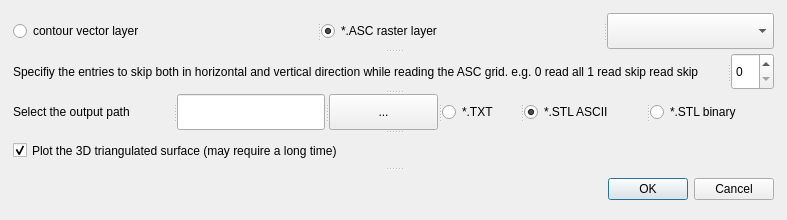
<?xml version="1.0" encoding="UTF-8"?>
<ui version="4.0">
 <class>SurafaceTriangulationDialogBase</class>
 <widget class="QDialog" name="SurafaceTriangulationDialogBase">
  <property name="geometry">
   <rect>
    <x>0</x>
    <y>0</y>
    <width>787</width>
    <height>220</height>
   </rect>
  </property>
  <property name="sizePolicy">
   <sizepolicy hsizetype="Preferred" vsizetype="Preferred">
    <horstretch>0</horstretch>
    <verstretch>0</verstretch>
   </sizepolicy>
  </property>
  <property name="windowTitle">
   <string>Surface Triangulation</string>
  </property>
  <property name="autoFillBackground">
   <bool>false</bool>
  </property>
  <layout class="QGridLayout" name="gridLayout_3">
   <item row="0" column="0">
    <layout class="QGridLayout" name="gridLayout_2">
     <property name="sizeConstraint">
      <enum>QLayout::SetMaximumSize</enum>
     </property>
     <property name="leftMargin">
      <number>2</number>
     </property>
     <property name="topMargin">
      <number>2</number>
     </property>
     <property name="rightMargin">
      <number>2</number>
     </property>
     <property name="bottomMargin">
      <number>2</number>
     </property>
     <item row="0" column="0">
      <widget class="QSplitter" name="splitter_4">
       <property name="orientation">
        <enum>Qt::Vertical</enum>
       </property>
       <widget class="QSplitter" name="splitter">
        <property name="orientation">
         <enum>Qt::Horizontal</enum>
        </property>
        <widget class="QRadioButton" name="rbVECTOR">
         <property name="text">
          <string>contour vector layer</string>
         </property>
        </widget>
        <widget class="QRadioButton" name="rbASC">
         <property name="enabled">
          <bool>true</bool>
         </property>
         <property name="text">
          <string>*.ASC raster layer</string>
         </property>
         <property name="checked">
          <bool>true</bool>
         </property>
        </widget>
        <widget class="QComboBox" name="comboBox"/>
       </widget>
       <widget class="QSplitter" name="splitter_2">
        <property name="orientation">
         <enum>Qt::Horizontal</enum>
        </property>
        <widget class="QLabel" name="label">
         <property name="text">
          <string>Specifiy the entries to skip both in horizontal and vertical direction while reading the ASC grid. e.g. 0 read all 1 read skip read skip </string>
         </property>
        </widget>
        <widget class="QSpinBox" name="spinBox"/>
       </widget>
       <widget class="QSplitter" name="splitter_3">
        <property name="orientation">
         <enum>Qt::Horizontal</enum>
        </property>
        <widget class="QLabel" name="label_2">
         <property name="text">
          <string>Select the output path</string>
         </property>
        </widget>
        <widget class="QLineEdit" name="lineEdit"/>
        <widget class="QPushButton" name="pushButton">
         <property name="text">
          <string>...</string>
         </property>
        </widget>
        <widget class="QRadioButton" name="rbTXT">
         <property name="text">
          <string>*.TXT</string>
         </property>
        </widget>
        <widget class="QRadioButton" name="rbSTLASCII">
         <property name="text">
          <string>*.STL ASCII</string>
         </property>
         <property name="checked">
          <bool>true</bool>
         </property>
        </widget>
        <widget class="QRadioButton" name="rbSTLbinary">
         <property name="text">
          <string>*.STL binary</string>
         </property>
        </widget>
       </widget>
       <widget class="QCheckBox" name="checkBox">
        <property name="text">
         <string>Plot the 3D triangulated surface (may require a long time)</string>
        </property>
        <property name="checked">
         <bool>true</bool>
        </property>
       </widget>
       <widget class="QDialogButtonBox" name="button_box">
        <property name="orientation">
         <enum>Qt::Horizontal</enum>
        </property>
        <property name="standardButtons">
         <set>QDialogButtonBox::Cancel|QDialogButtonBox::Ok</set>
        </property>
       </widget>
      </widget>
     </item>
    </layout>
   </item>
  </layout>
  <zorder></zorder>
 </widget>
 <resources/>
 <connections>
  <connection>
   <sender>button_box</sender>
   <signal>rejected()</signal>
   <receiver>SurafaceTriangulationDialogBase</receiver>
   <slot>reject()</slot>
   <hints>
    <hint type="sourcelabel">
     <x>20</x>
     <y>20</y>
    </hint>
    <hint type="destinationlabel">
     <x>20</x>
     <y>20</y>
    </hint>
   </hints>
  </connection>
  <connection>
   <sender>button_box</sender>
   <signal>accepted()</signal>
   <receiver>SurafaceTriangulationDialogBase</receiver>
   <slot>accept()</slot>
   <hints>
    <hint type="sourcelabel">
     <x>20</x>
     <y>20</y>
    </hint>
    <hint type="destinationlabel">
     <x>20</x>
     <y>20</y>
    </hint>
   </hints>
  </connection>
 </connections>
</ui>
